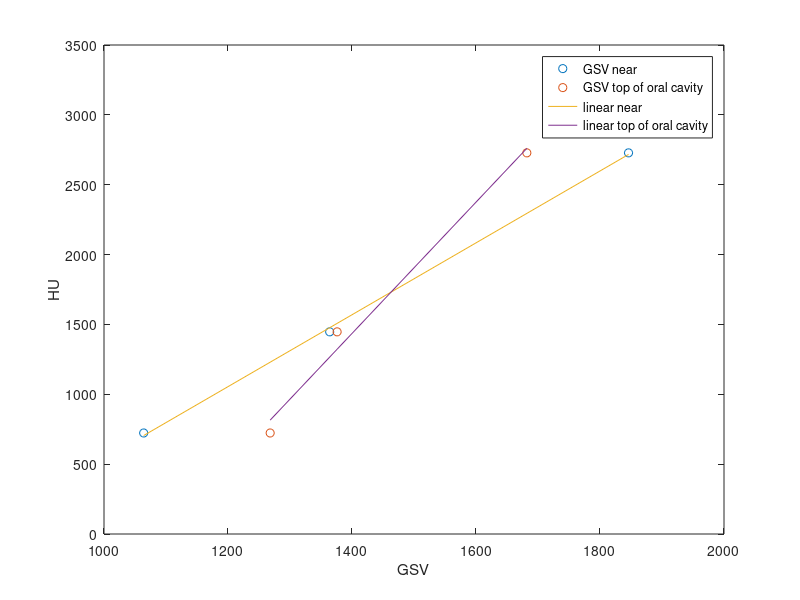

This chart was generated by the following MATLAB code:
close all
GSVnear = [1064 1364 1846];
GSVfar = [1268 1376 1682];
HU = [723 1447 2728];
plot(GSVnear, HU, 'o', GSVfar, HU, 'o')

hold on
coeff1 = polyfit(GSVnear, HU, 1);
y1 = coeff1(1) * GSVnear + coeff1(2);
plot(GSVnear,y1)
hold on
coeff2 = polyfit(GSVfar, HU, 1);
y2 = coeff2(1) * GSVfar + coeff2(2);
plot(GSVfar,y2)
legend('GSV near','GSV top of oral cavity','linear near','linear top of oral cavity')
xlabel('GSV')
ylabel('HU')
ylim([0 3500])